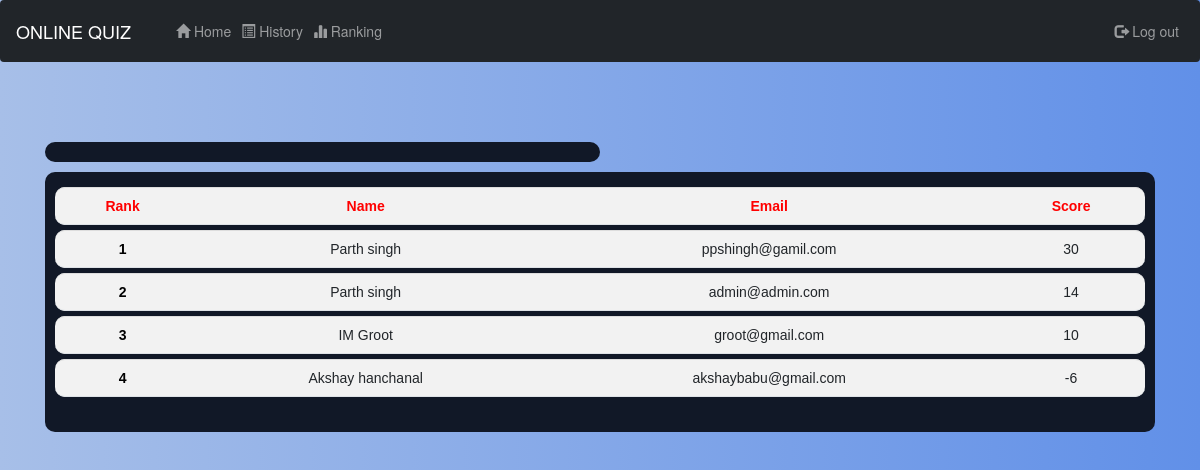
Page /welcome.php?q=3 (signed in) on the committed database.
### tables this page shows
CREATE TABLE `rank` (
  `email` varchar(50) NOT NULL,
  `score` int(11) NOT NULL,
  `time` timestamp NOT NULL DEFAULT current_timestamp() ON UPDATE current_timestamp()
);

CREATE TABLE `user` (
  `name` varchar(50) NOT NULL,
  `college` varchar(100) NOT NULL,
  `email` varchar(50) NOT NULL,
  `password` varchar(50) NOT NULL
);

### welcome.php (the view, shortened to what this page needs)
<?php
include_once 'database.php';
if (!(isset($_SESSION['email']))) {
    header("location:login.php");
} else {
    $name = $_SESSION['name'];
}
?>
<!DOCTYPE html>
<html lang="en">
<link rel="stylesheet" href="css/bootstrap.css" />
<link rel="stylesheet" href="css/bootstrap.min.css" />
<link rel="stylesheet" href="css/welcome.css">
<link rel="stylesheet" href="css/font.css">
</head>
<body>
    <nav class="navbar navbar-expand-lg navbar-dark bg-dark" style="background-color:cornsilk;">
        <div class="container-fluid">
            <a class="navbar-brand" href="#">ONLINE QUIZ</a>
            <div class="collapse navbar-collapse" id="navbarNavAltMarkup">
                <div class="navbar-nav navbar-left">
                   <ul class="navbar-nav">
                     <li <?php if (@$_GET['q'] == 1) echo 'class="active"'; ?>> <a class="nav-link" href="welcome.php?q=1"><span class="glyphicon glyphicon-home" aria-hidden="true"></span>&nbsp;Home<span class="sr-only">(current)</span></a></li>
                     <li <?php if (@$_GET['q'] == 2) echo 'class="active"'; ?>> <a class="nav-link" href="welcome.php?q=2"><span class="glyphicon glyphicon-list-alt" aria-hidden="true"></span>&nbsp;History</a></li>
                     <li <?php if (@$_GET['q'] == 3) echo 'class="active"'; ?>> <a class="nav-link" href="welcome.php?q=3"><span class="glyphicon glyphicon-stats" aria-hidden="true"></span>&nbsp;Ranking</a></li>
                   </ul>
                </div>
                <ul class="nav navbar-nav navbar-right">
                    <li <?php echo''; ?> > <a class="nav-link" href="logout.php?q=welcome.php"><span class="glyphicon glyphicon-log-out" aria-hidden="true"></span>&nbsp;Log out</a></li>
                </ul>
            </div>
        </div>
    </nav>
    <br><br>
    <div class="container">
        <div class="user">
        </div>
    </div>
    <div class="container">
        <div class="row">
            <div class="col-md-12">
                <?php
                if (@$_GET['q'] == 3) {
                    $q = mysqli_query($con, "SELECT * FROM rank ORDER BY score DESC ") or die('Error223');
                    echo  '<div class="mypanel title"><div class="table-responsive">
                        <table class="table table-my" >
                        <tr style="color:red"><td><center><b>Rank</b></center></td><td><center><b>Name</b></center></td><td><center><b>Email</b></center></td><td><center><b>Score</b></center></td></tr>';
                    $c = 0;
                    while ($row = mysqli_fetch_array($q)) {
                        $e = $row['email'];
                        $s = $row['score'];
                        $q12 = mysqli_query($con, "SELECT * FROM user WHERE email='$e' ") or die('Error231');
                        while ($row = mysqli_fetch_array($q12)) {
                            $name = $row['name'];
                        }
                        $c++;
                        echo '<tr><td style="color:black"><center><b>' . $c . '</b></center></td><td><center>' . $name . '</center></td><td><center>' . $e . '</center></td><td><center>' . $s . '</center></td></tr>';
                    }
                    echo '</table></div></div>';
                }
                ?>
</body>
</html>

### css/welcome.css (style rules this page uses)
* { box-sizing: border-box; }
body { background: #6190E8; background: -webkit-linear-gradient(to right, #A7BFE8, #6190E8); background: linear-gradient(to right, #A7BFE8, #6190E8); }

### welcome.php (style rules this page uses)
.user { margin-top: 20px; margin-bottom: 10px; background-color: #111827; border-radius: 10px; padding: 10px 10px; position: relative; width: 50%; color: #ddd; }
.mypanel { margin-bottom: 10px; background-color: #111827; border-radius: 10px; padding: 10px 10px; }
table { font-family: Arial, Helvetica, sans-serif; border-collapse: separate; border-spacing: 0px 5px; width: 100%; border: none }
table td, th { padding: 5px; }
table tr:nth-child(odd) { background-color: #f2f2f2; }
table tr:nth-child(even) { background-color: #f2f2f2; }
td:first-child, th:first-child { border-radius: 10px 0 0 10px; }
td:last-child, th:last-child { border-radius: 0 10px 10px 0; }
a { color:white; }

### rows in the picture
rank: user.name "Parth singh", email "ppshingh@gamil.com", score "30"
rank: email "admin@admin.com", score "14"
user: name "Parth singh"
rank: user.name "IM Groot", email "groot@gmail.com", score "10"
rank: user.name "Akshay hanchanal", email "akshaybabu@gmail.com", score "-6"
